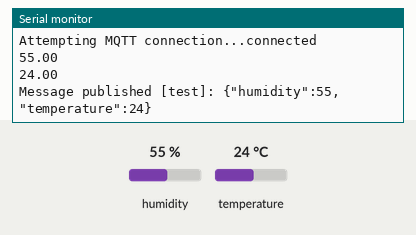
This sketch was run on a simulated ESP8266 (NodeMCU). Parts: the last lines printed to the serial monitor. Inputs (shaded band) come from the test bench; at power-on: humidity 55 %, temperature 24 °C. WiFi joins after 1.5 s; servers stay silent unless stated; random numbers use the default seed unless the sketch sets one; no MQTT or app messages arrive unless stated.

Above: at 2.7 s.
2.8 s: humidity set to 22 %
At 9.6 s:
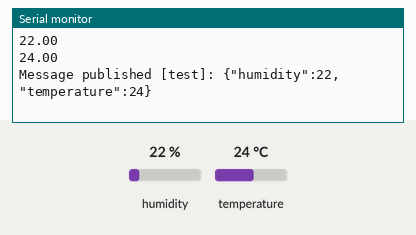
9.9 s: temperature set to 12 °C
At 15.5 s:
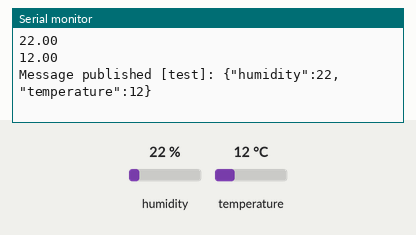
17.0 s: humidity set to 40 %
At 22.2 s:
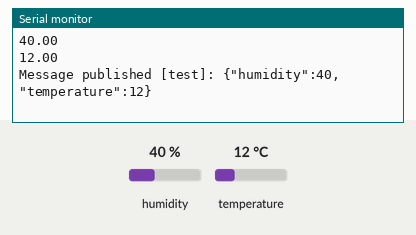
Timing chart, 0 to 23.7 s (numbered marks = the images above; inputs shaded):
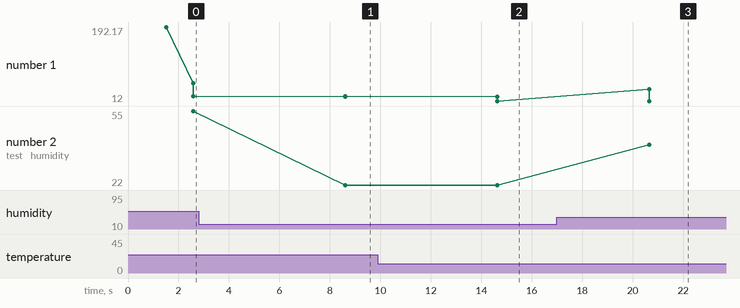

The sketch:

publish_to_hivemq.ino
```cpp
#include <ESP8266WiFi.h>
#include <DHT.h>
#include <PubSubClient.h>
#include <ArduinoJson.h>
#include <WiFiClientSecure.h>

/**** DHT11 sensor Settings *******/
#define DHTPIN 2   //Set DHT pin as GPIO2
#define DHTTYPE DHT11
DHT dht(DHTPIN, DHTTYPE);

/****** WiFi Connection Details *******/
const char* ssid = "xxxxxxxxxxxxx";
const char* password = "xxxxxxxxxxxxxxxx";

/******* MQTT Broker Connection Details *******/
const char* mqtt_server = "xxxxxxxxxxxxxxxxx";
const char* mqtt_username = "xxxxxxxxxxxxxxxxx";
const char* mqtt_password = "xxxxxxxxxxxxxxxxxx";
const int mqtt_port =8883;

/**** Secure WiFi Connectivity Initialisation *****/
WiFiClientSecure espClient;

/**** MQTT Client Initialisation Using WiFi Connection *****/
PubSubClient client(espClient);

void setup_wifi() {
  delay(10);
  Serial.print("\nConnecting to ");
  Serial.println(ssid);
  WiFi.mode(WIFI_STA);
  WiFi.begin(ssid, password);
  while (WiFi.status() != WL_CONNECTED) {
    delay(500);
    Serial.print(".");
  }
  Serial.println("\nWiFi connected\nIP address: ");
  Serial.println(WiFi.localIP());
}

void reconnect() {
  // Loop until we're reconnected
  while (!client.connected()) {
    Serial.print("Attempting MQTT connection...");
    String clientId = "ESP8266Client-";   // Create a random client ID
    clientId += String(random(0xffff), HEX);
    // Attempt to connect
    if (client.connect(clientId.c_str(), mqtt_username, mqtt_password)) {
      Serial.println("connected");
    } else {
      Serial.print("failed, rc=");
      Serial.print(client.state());
      Serial.println(" try again in 5 seconds");   // Wait 5 seconds before retrying
      delay(5000);
    }
  }
}

void publishMessage(const char* topic, String payload , boolean retained){
  if (client.publish(topic, payload.c_str(), true))
      Serial.println("Message published ["+String(topic)+"]: "+payload);
}

void setup() {
  Serial.begin(115200);
  while (!Serial) delay(1);
  setup_wifi();
  dht.begin();
  espClient.setInsecure();
//setInsecure() - this bypasses the checking of the server certificate completely,
//so although the TLS connection is established we cannot guarantee that the server is actually HiveMQ.
  client.setServer(mqtt_server, mqtt_port);
  }

void loop() {
 if (!client.connected()) reconnect(); // check if client is connected
  client.loop();

//read DHT11 temperature and humidity reading
  delay(1000);
  float humidity = dht.readHumidity();
  float temperature = dht.readTemperature();
  Serial.println(humidity);
  Serial.println(temperature);

  DynamicJsonDocument doc(1024);
  doc["humidity"] = humidity;
  doc["temperature"] = temperature;

  char mqtt_message[128];
  serializeJson(doc, mqtt_message);
  publishMessage("test", mqtt_message, true);
    delay(5000);
}
```

Measured:
- after the input at 2.8 s, the serial monitor: prints a new line after 5.8 s (image 1)
- after the input at 9.9 s, the serial monitor: prints a new line after 4.7 s (image 2)
- after the input at 17.0 s, the serial monitor: prints a new line after 3.7 s (image 3)
- plotted number 1: 24 → 12 after the input at 9.9 s
- plotted number 2: 55 → 22 after the input at 2.8 s, 22 → 40 after the input at 17.0 s
